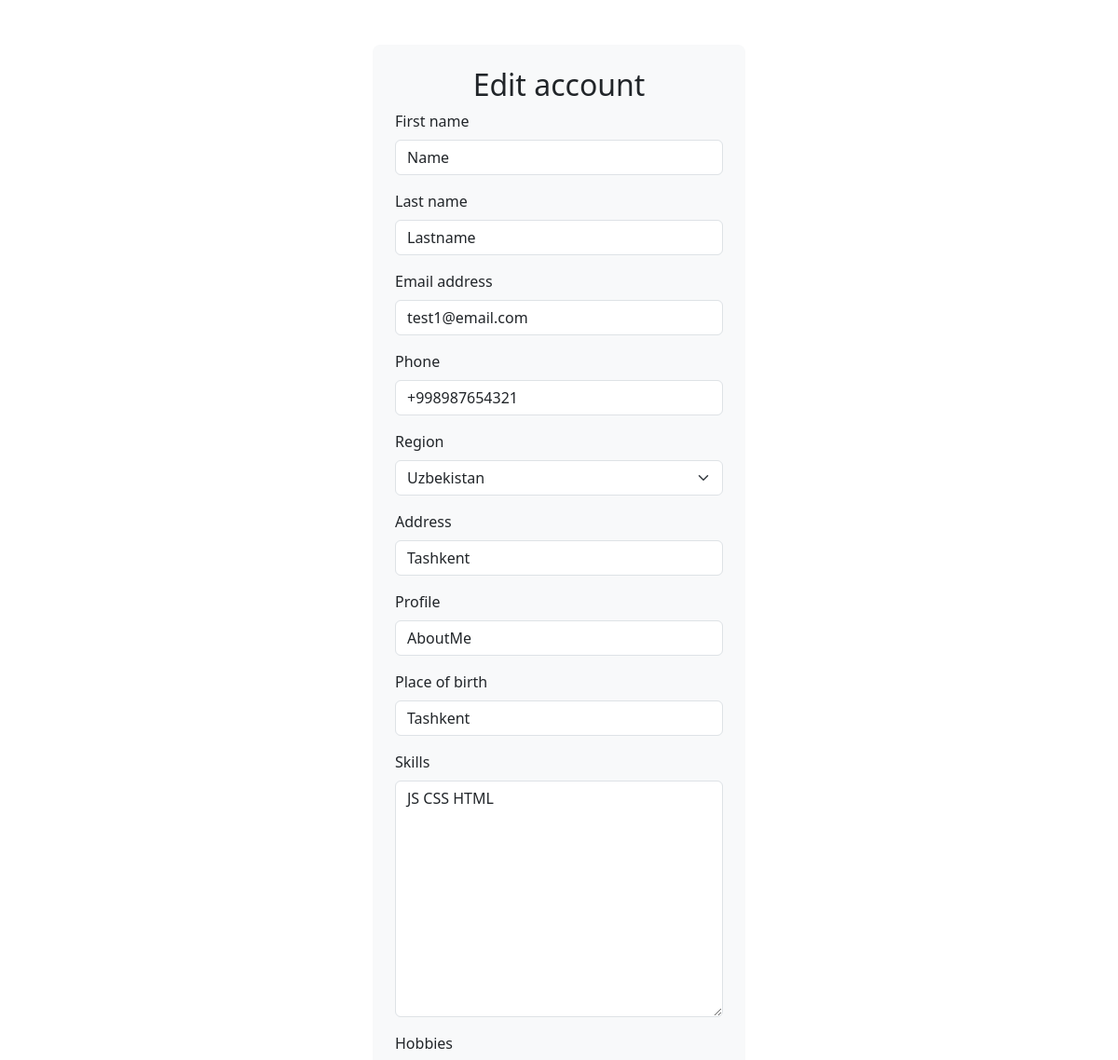
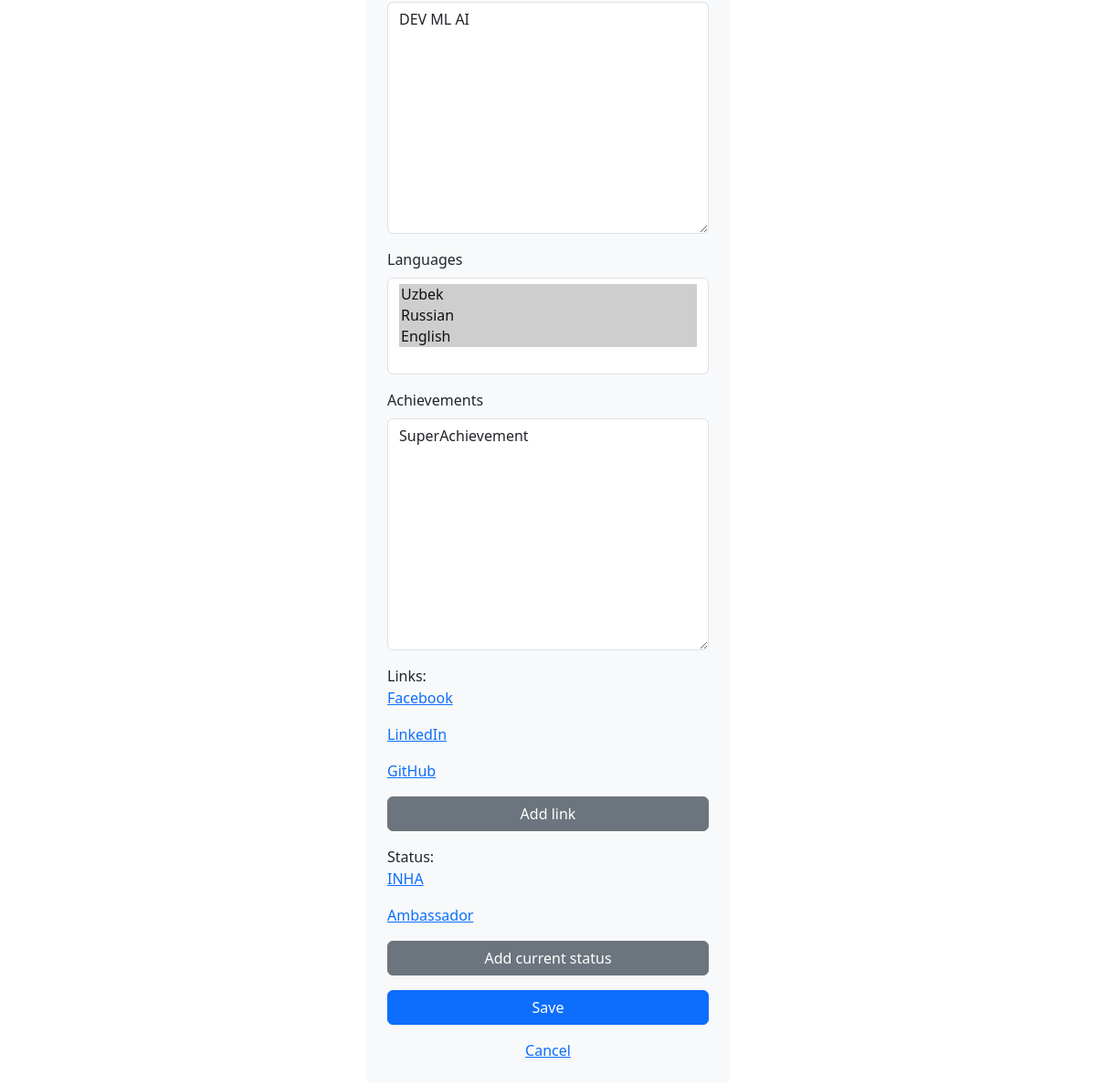
Screenshot of /edit (signed in) with the database file from the repository (2 pictures, top to bottom).
### accounts/models.py (models this page shows, shortened)
class User(AbstractUser):
    first_name = models.CharField(max_length=150)
    last_name = models.CharField(max_length=150)
    phone = models.CharField(max_length=15)
    region = models.ForeignKey("Region", on_delete=models.SET_NULL, blank=True, null=True, related_name='users')
    address = models.CharField(max_length=255, null=True, blank=True)
    profile = models.CharField(max_length=255)
    place_of_birth = models.CharField(max_length=255, null=True, blank=True)
    skills = models.TextField(max_length=1000, null=True, blank=True)
    hobbies = models.TextField(max_length=1000, null=True, blank=True)
    languages = models.ManyToManyField("Language", blank=True)
    achievements = models.TextField(max_length=1000, null=True, blank=True)
    added_at = models.DateTimeField(auto_now_add=True)
    updated_at = models.DateTimeField(auto_now=True)

class Link(models.Model):
    FACEBOOK = 'FB'
    LINKEDIN = 'LI'
    GITHUB = 'GH'
    LINK_CHOICES = [
        (FACEBOOK, 'Facebook'),
        (LINKEDIN, 'LinkedIn'),
        (GITHUB, 'GitHub'),
    ]
    type = models.CharField(choices=LINK_CHOICES, default=FACEBOOK, max_length=255)
    user = models.ForeignKey(User, on_delete=models.CASCADE, related_name='links')
    link = models.URLField()
    added_at = models.DateTimeField(auto_now_add=True)
    updated_at = models.DateTimeField(auto_now=True)

class EducationAndEmploymentHistory(models.Model):
    EDUCATION = 'ED'
    EMPLOYMENT = 'EM'
    TYPE_CHOICES = [
        (EDUCATION, 'Education'),
        (EMPLOYMENT, 'Employment'),
    ]
    type = models.CharField(choices=TYPE_CHOICES, default=EDUCATION, max_length=255)
    user = models.ForeignKey(User, on_delete=models.CASCADE, related_name='history')
    title = models.CharField(max_length=255)
    description = models.TextField(blank=True, null=True)
    starting_date = models.DateTimeField(auto_now_add=True)
    ending_date = models.DateTimeField(default=timezone.now)

### accounts/views.py (the view)
# urls.py: path('edit', views.edit, name='edit'),
@login_required
def edit(request):
    links = Link.objects.filter(user=request.user)
    status = EducationAndEmploymentHistory.objects.filter(user=request.user)
    if request.method == 'POST':
        form = UserEditForm(instance=request.user,
                            data=request.POST)
        if form.is_valid():
            form.save()
            return redirect(home)
    else:
        form = UserEditForm(instance=request.user)
    return render(request,
                  'accounts/edit.html',
                  {'form': form, 'links': links, 'status': status})

### accounts/forms.py
class UserEditForm(forms.ModelForm):
    class Meta:
        model = User
        fields = (
            'first_name', 'last_name', 'email', 'phone', 'region', 'address', 'profile',
            'place_of_birth', 'skills', 'hobbies', 'languages', 'achievements'
        )

### accounts/models.py (called while the page is built)
    def __str__(self):
        return self.name

    def __str__(self):
        return self.title

### accounts/templates/accounts/edit.html (shortened to what this page needs)
{% extends 'accounts/layout.html' %}
{% load django_bootstrap5 %}
{% block header %}
Edit account
{% endblock %}
{% block content %}
  <form class="d-grid" action="" method="post">
    {% bootstrap_form form layout='floating'%}
    {% if links %}Links:{% endif %}
    {% for link in links %}
      <a class="mb-3" href="{% url 'links' link.id %}">{{ link.get_type_display }}</a>
    {% endfor %}
    <a href="{% url 'link_add' %}" class="btn btn-secondary mb-3">Add link</a>
    {% if status %}Status:{% endif %}
    {% for stat in status %}
      <a class="mb-3" href="{% url 'statuses' stat.id %}">{{ stat.title }}</a>
    {% endfor %}
    <a href="{% url 'status_add' %}" class="btn btn-secondary mb-3">Add current status</a>
    <button class="btn btn-primary mb-3" type="submit">Save</button>
    <a href="{% url 'home' %}" class="text-center" type="submit">Cancel</a>
  </form>
{% endblock %}

### accounts/templates/accounts/layout.html (shortened to what this page needs)
{% load django_bootstrap5 %}
<!DOCTYPE html>
<html lang="en">
<head>
  {% bootstrap_css %}
</head>
<body>
<div class="container-fluid">
  <div class="row justify-content-center">
    <div class="col-md-4 p-4 rounded-3 mt-5 mb-5 bg-light">
      <h2 class="text-center">
        {% block header %}{% endblock %}
      </h2>
      {% block content %}{% endblock %}
    </div>
  </div>
</div>
</body>
</html>

### rows the page displays
User: first_name "Name", last_name "Lastname", email "test1@email.com", phone "+998987654321", region "Uzbekistan", address "Tashkent", profile "AboutMe", place_of_birth "Tashkent", skills "JS CSS HTML", hobbies "DEV ML AI", achievements "SuperAchievement"
Link: type "Facebook"
Link: type "LinkedIn"
Link: type "GitHub"
EducationAndEmploymentHistory: title "INHA"
EducationAndEmploymentHistory: title "Ambassador"
